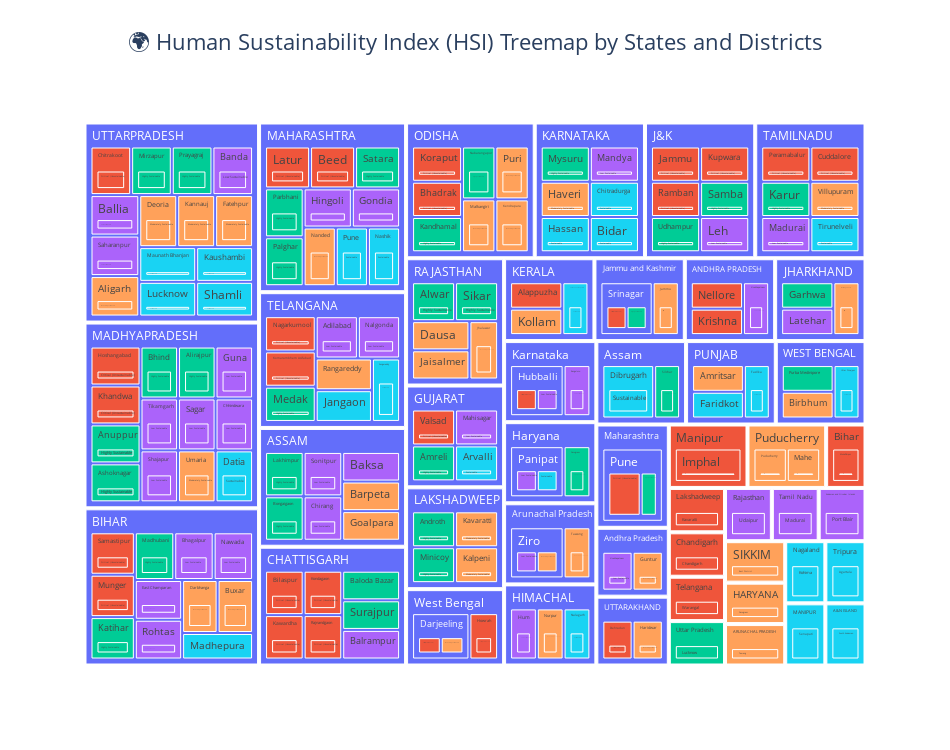

Notebook code for this chart:
### Markdown cell above
#### **Final Test Data** : Ready for semi-deployment

### Code cell
import plotly.express as px
import pandas as pd

# --------------------------------------------
# 1️⃣ Group data for visualization
# --------------------------------------------
df_treemap = (
    X_test.groupby(['State_encoded', 'District_encoded', 'Predicted_HSI'])
    .size()
    .reset_index(name='Count')
)

# Optional: make HSI labels human-readable
df_treemap['HSI_Label'] = df_treemap['Predicted_HSI'].replace({
    0: 'Critical (Unsustainable)',
    1: 'Low Sustainable',
    2: 'Moderately Sustainable',
    3: 'Sustainable',
    4: 'Highly Sustainable'
})

# --------------------------------------------
# 2️⃣ Build Treemap (Squarify)
# --------------------------------------------
fig = px.treemap(
    df_treemap,
    path=['State_encoded', 'District_encoded', 'HSI_Label'],  # hierarchy
    values='Count',
    color='Predicted_HSI',  # color by sustainability level
    color_continuous_scale='Tealgrn',
    title="🌍 Human Sustainability Index (HSI) Treemap by States and Districts"
)

# --------------------------------------------
# 3️⃣ Styling
# --------------------------------------------
fig.update_layout(
    width=950,
    height=750,
    title_x=0.5,
    title_font=dict(size=22),
    font=dict(size=12)
)

fig.show()

### Figure 1 — Plotly figure (JSON) as saved in the notebook; plotly's stock layout.template omitted (floating-point values rounded to 4 significant figures; data arrays with more than 128 entries replaced by an {"elided": "..."} marker saying what was removed)
{"data": [{"branchvalues": "total", "customdata": {"elided": "374x1 str values"}, "domain": {"x": [0, 1], "y": [0, 1]}, "hovertemplate": "labels=%{label}<br>Count=%{value}<br>parent=%{parent}<br>id=%{id}<br>Predicted_HSI=%{customdata[0]}<extra></extra>", "ids": {"elided": "374 str values"}, "labels": {"elided": "374 str values"}, "marker": {"colors": {"elided": "374 str values"}}, "name": "", "parents": {"elided": "374 str values"}, "type": "treemap", "values": {"elided": "374 float values"}}], "layout": {"font": {"size": 12}, "height": 750, "legend": {"tracegroupgap": 0}, "title": {"font": {"size": 22}, "text": "🌍 Human Sustainability Index (HSI) Treemap by States and Districts", "x": 0.5}, "width": 950}}
